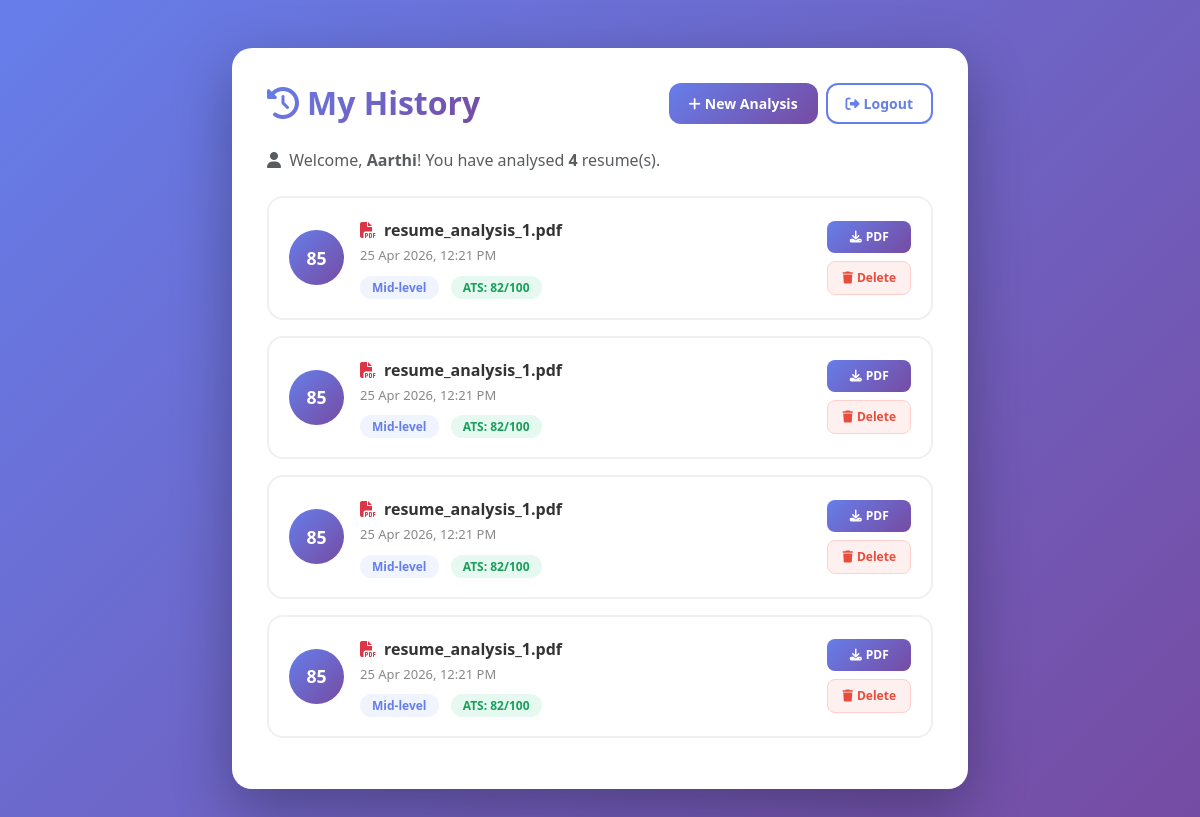
Page /history/ (signed in) on the committed database.
### analyser/models.py (models this page shows, shortened)
class ResumeResult(models.Model):
    user = models.ForeignKey(User, on_delete=models.CASCADE)
    filename = models.CharField(max_length=255, default='Resume')
    overall_score = models.IntegerField()
    ats_score = models.IntegerField()
    experience_level = models.CharField(max_length=50)
    result_json = models.TextField()
    created_at = models.DateTimeField(auto_now_add=True)
    class Meta:
        ordering = ['-created_at']

### analyser/views.py (the view)
# urls.py: path('history/', views.history, name='history'),
@login_required
def history(request):
    results = ResumeResult.objects.filter(user=request.user)
    return render(request, 'analyser/history.html', {'results': results})

### analyser/templates/analyser/history.html (shortened to what this page needs)
<!DOCTYPE html>
<html>
<head>
    <link href="https://cdn.jsdelivr.net/npm/bootstrap@5.3.0/dist/css/bootstrap.min.css" rel="stylesheet">
    <link href="https://cdnjs.cloudflare.com/ajax/libs/font-awesome/6.4.0/css/all.min.css" rel="stylesheet">
</head>
<body>
<div class="container py-5">
    <div class="row justify-content-center">
        <div class="col-md-8">
            <div class="main-card">
                <div class="d-flex justify-content-between align-items-center mb-4">
                    <h2 class="title mb-0">
                        <i class="fas fa-history me-2"></i>My History
                    </h2>
                    <div class="d-flex gap-2">
                        <a href="/" class="btn-new">
                            <i class="fas fa-plus me-1"></i>New Analysis
                        </a>
                        <a href="/logout/" class="btn-logout">
                            <i class="fas fa-sign-out-alt me-1"></i>Logout
                        </a>
                    </div>
                </div>
                <p class="text-muted mb-4">
                    <i class="fas fa-user me-1"></i>
                    Welcome, <strong>{{ request.user.username }}</strong>!
                    You have analysed <strong>{{ results|length }}</strong> resume(s).
                </p>
                {% if results %}
                    {% for r in results %}
                    <div class="history-card">
                        <div class="d-flex align-items-center gap-3">
                            <div class="score-badge">{{ r.overall_score }}</div>
                            <div class="flex-grow-1">
                                <div class="filename">
                                    <i class="fas fa-file-pdf me-2 text-danger"></i>{{ r.filename }}
                                </div>
                                <div class="meta mt-1">
                                    {{ r.created_at|date:"d M Y, h:i A" }}
                                </div>
                                <div class="mt-2">
                                    <span class="level-tag">{{ r.experience_level }}</span>
                                    <span class="ats-tag ms-2">ATS: {{ r.ats_score }}/100</span>
                                </div>
                            </div>
                            <div class="d-flex flex-column gap-2">
                                <a href="/download/{{ r.pk }}/" class="btn-download">
                                    <i class="fas fa-download me-1"></i>PDF
                                </a>
                                <a href="/delete/{{ r.pk }}/"
                                   onclick="return confirm('Delete this result?')"
                                   class="btn-delete">
                                    <i class="fas fa-trash me-1"></i>Delete
                                </a>
                            </div>
                        </div>
                    </div>
                    {% endfor %}
                {% endif %}
            </div>
        </div>
    </div>
</div>
</body>
</html>

### analyser/templates/analyser/history.html (style rules this page uses)
body { background: linear-gradient(135deg, #667eea 0%, #764ba2 100%); min-height: 100vh; font-family: 'Segoe UI', sans-serif; }
.main-card { background: white; border-radius: 20px; padding: 35px; box-shadow: 0 20px 60px rgba(0,0,0,0.3); }
.title { background: linear-gradient(135deg, #667eea, #764ba2); -webkit-background-clip: text; -webkit-text-fill-color: transparent; font-weight: 800; }
.history-card { border: 2px solid #f0f0f0; border-radius: 16px; padding: 20px; margin-bottom: 16px; transition: transform 0.2s, box-shadow 0.2s; }
.score-badge { width: 55px; height: 55px; border-radius: 50%; background: linear-gradient(135deg, #667eea, #764ba2); display: flex; align-items: center; justify-content: center; color: white; font-weight: 800; font-size: 1.1rem; flex-shrink: 0; }
.filename { font-weight: 700; color: #333; font-size: 1rem; }
.meta { font-size: 13px; color: #888; }
.level-tag { background: #f0f4ff; color: #667eea; padding: 3px 12px; border-radius: 20px; font-size: 12px; font-weight: 600; }
.ats-tag { background: #e6f9f0; color: #1a9e5c; padding: 3px 12px; border-radius: 20px; font-size: 12px; font-weight: 600; }
.btn-new { background: linear-gradient(135deg, #667eea, #764ba2); border: none; border-radius: 12px; padding: 10px 20px; color: white; font-weight: 600; text-decoration: none; transition: transform 0.2s; font-size: 14px; }
.btn-logout { border: 2px solid #667eea; border-radius: 12px; padding: 8px 18px; color: #667eea; font-weight: 600; text-decoration: none; transition: all 0.2s; font-size: 14px; }
.btn-download { background: linear-gradient(135deg, #667eea, #764ba2); color: white; padding: 7px 14px; border-radius: 8px; font-size: 12px; font-weight: 600; text-decoration: none; text-align: center; transition: transform 0.2s; display: block; }
.btn-delete { background: #fff0f0; color: #e74c3c; border: 1.5px solid #ffd0cc; padding: 7px 14px; border-radius: 8px; font-size: 12px; font-weight: 600; text-decoration: none; text-align: center; transition: all 0.2s; display: block; }

### rows in the picture
ResumeResult: overall_score "85", filename "resume_analysis_1.pdf", created_at "25 Apr 2026, 12:21 PM", experience_level "Mid-level", ats_score "82"
ResumeResult: overall_score "85", filename "resume_analysis_1.pdf", created_at "25 Apr 2026, 12:21 PM", experience_level "Mid-level", ats_score "82"
ResumeResult: overall_score "85", filename "resume_analysis_1.pdf", created_at "25 Apr 2026, 12:21 PM", experience_level "Mid-level", ats_score "82"
ResumeResult: overall_score "85", filename "resume_analysis_1.pdf", created_at "25 Apr 2026, 12:21 PM", experience_level "Mid-level", ats_score "82"

### other values in the picture
{{ request.user.username }} "Aarthi"
{{ results|length }} "4"
